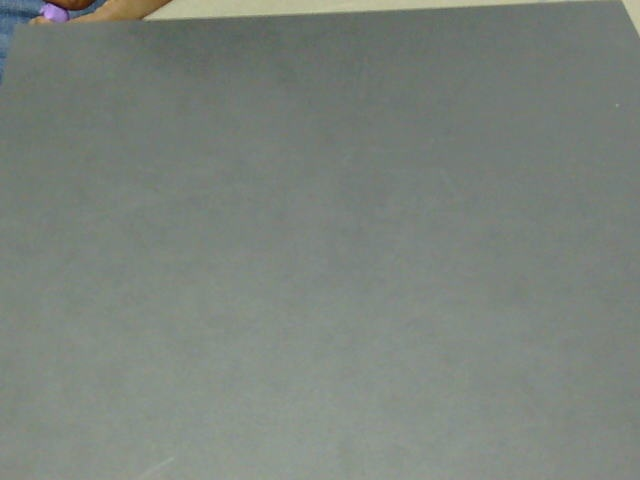
#> input picture evidence/M1/04_dataset_v1/dataset/test/images/empty_b157_1793614544376.jpg, 640 x 480 px, given as the content of the folder app/mydata_enc/enclosure_good, which was not available
$ python label_enclosure.py
#> lines starting #> are read from the running program, lines starting #| are printed output that depends on the picture; after the words box and inside, x2 and y2 are one past the last pixel; in counts of white or black regions, pixels touching at a corner belong together
#!/usr/bin/env python3
"""Auto-label the enclosure photos (white parts on a dark mat) and make a 70/20/10 split BY PLACEMENT.
Usage (from edge-vision/): .venv/bin/python tools/label_enclosure.py [--src app/mydata_enc] [--out training/enclosure_ds]
Method: white = high brightness + low saturation; morphology; one box per connected group of parts.
Class of every box = the class folder of the photo (enclosure_good / enclosure_defective). empty/ = no labels.
Frames with hands (skin pixels) are skipped: this method would box the hand. Touching parts become one group box.
Split: every photo is its own placement (block id in the file name); blocks are shuffled per class (seed 0) and split
70/20/10, so no two photos of the same placement end up in different splits. Everything is written to split.csv."""
import argparse, csv, glob, os, random, shutil
import cv2, numpy as np

CLASSES = ["enclosure_good", "enclosure_defective"]


def has_hand(img):
    hsv = cv2.cvtColor(img, cv2.COLOR_BGR2HSV)
    skin = ((hsv[..., 0] < 22) & (hsv[..., 1] > 70) & (hsv[..., 2] > 50) & (hsv[..., 2] < 230))
    skin[:30, :] = False
    return skin.mean() > 0.012


def find_boxes(img):
    H, W = img.shape[:2]
    hsv = cv2.cvtColor(img, cv2.COLOR_BGR2HSV)
    v = hsv[..., 2]
    thr = max(170, float(np.median(v[30:])) + 55)          # relative to this frame's mat brightness (glare/shadow safe)
    m = ((v > thr) & (hsv[..., 1] < 60)).astype(np.uint8) * 255
    m[:30, :] = 0                                   # beige table strip along the top edge
    m = cv2.morphologyEx(m, cv2.MORPH_CLOSE, np.ones((9, 9), np.uint8))
    m = cv2.morphologyEx(m, cv2.MORPH_OPEN, np.ones((5, 5), np.uint8))
    n, _, st, _ = cv2.connectedComponentsWithStats(m)
    out = []
    for i in range(1, n):
        x, y, w, h, a = st[i]
        if a < 1500 or a > 0.35 * W * H or max(w / h, h / w) > 6:
            continue
        if (x <= 2 or y <= 32 or x + w >= W - 2 or y + h >= H - 2) and min(w, h) < 60:
            continue                                  # thin sliver cut by the frame border
        if a / (w * h) < 0.30:                        # sparse blob = glare patch, not a solid part
            continue
        out.append((int(x), int(y), int(w), int(h)))
    return out


def dhash(img):
    g = cv2.resize(cv2.cvtColor(img, cv2.COLOR_BGR2GRAY), (9, 8), interpolation=cv2.INTER_AREA)
    return int("".join("1" if v else "0" for v in (g[:, 1:] > g[:, :-1]).flatten()), 2)


def groups(lst, near=6):
    """Union photos whose 64-bit dHash is within `near` bits: a group = one 'look', kept together in ONE split (no leakage)."""
    hs = [dhash(cv2.imread(f)) for f, _, _ in lst]
    par = list(range(len(lst)))
    def find(i):
        while par[i] != i:
            par[i] = par[par[i]]; i = par[i]
        return i
    for i in range(len(lst)):
        for j in range(i):
            if bin(hs[i] ^ hs[j]).count("1") <= near:
                par[find(i)] = find(j)
    g = {}
    for i in range(len(lst)):
        g.setdefault(find(i), []).append(i)
    return list(g.values())


def main():
    ap = argparse.ArgumentParser()
    ap.add_argument("--src", default="app/mydata_enc")
    ap.add_argument("--out", default="training/enclosure_ds")
    a = ap.parse_args()
    random.seed(0)
    rows, items = [], {c: [] for c in CLASSES + ["empty"]}
    for c in items:
        for f in sorted(glob.glob(f"{a.src}/{c}/*.jpg")):
            img = cv2.imread(f)
#> img is the input picture: shape (480, 640, 3); mean B, G, R 123.7, 131.1, 123.6
            blk = int(os.path.basename(f).split("_b")[1].split("_")[0])
            if has_hand(img):
#> in has_hand, `hsv = cv2.cvtColor(img, cv2.COLOR_BGR2HSV)`: hsv: shape (480, 640, 3); mean H, S, V 62.1, 18.8, 131.5
#> in has_hand, `skin = ((hsv[..., 0] < 22) & (hsv[..., 1] > 70) & (hsv[..., 2] > 50) &..`:
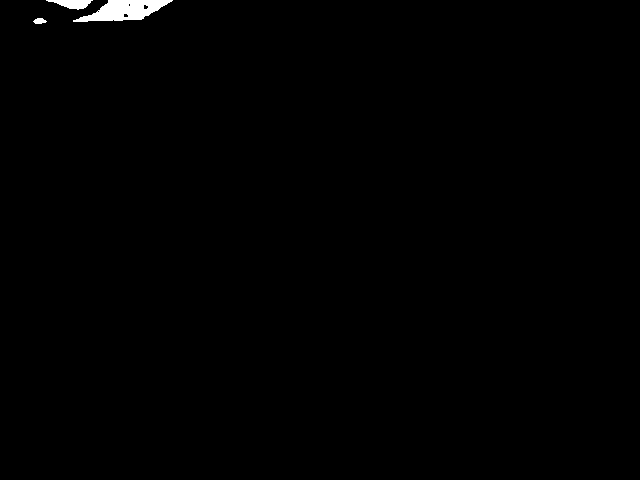
#> skin: shape (480, 640) bool; 0.52% white; 3 white regions, box (x1, y1, x2, y2) and area: (73, 0, 173, 22) 1261, (46, 0, 93, 10) 275, (33, 18, 47, 24) 60
#> in has_hand, `skin[:30, :] = False`: skin: shape (480, 640) bool; 0.52% of pixels changed, all inside (x1, y1, x2, y2) = (33, 0, 173, 24)
                rows.append([os.path.basename(f), c, blk, "skipped", "hand in frame"]); continue
            bx = [] if c == "empty" else find_boxes(img)
#> in find_boxes, `H, W = img.shape[:2]`: H = 480; W = 640
#> in find_boxes, `v = hsv[..., 2]`:
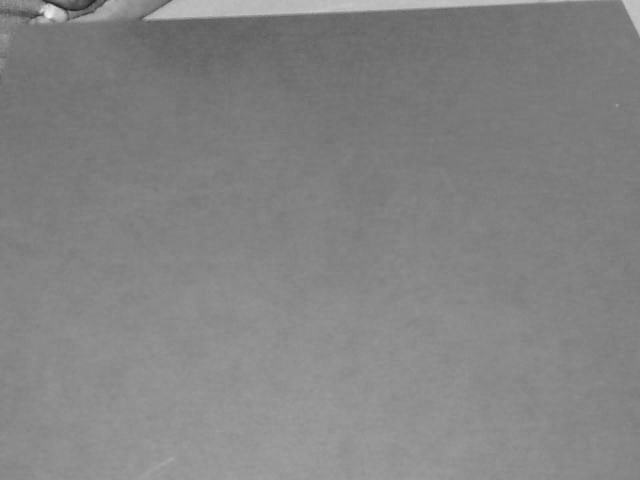
#> v: shape (480, 640); min 36, max 239, mean 131.5
#> in find_boxes, `thr = max(170, float(np.median(v[30:])) + 55)          # relative to t..`: thr = 186
#> in find_boxes, `m = ((v > thr) & (hsv[..., 1] < 60)).astype(np.uint8) * 255`:
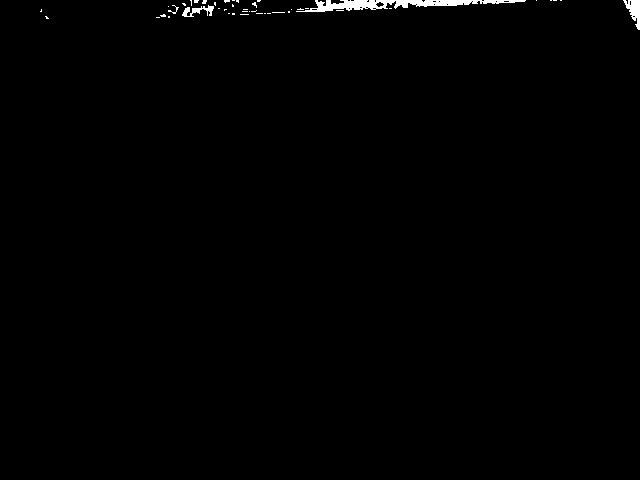
#> m: shape (480, 640); 0.63% white; 44 white regions (40 under 20 px), largest, box (x1, y1, x2, y2) and area: (296, 0, 526, 12) 1235, (623, 0, 640, 30) 257, (182, 5, 214, 17) 170, (168, 5, 179, 14) 27
#> in find_boxes, `n, _, st, _ = cv2.connectedComponentsWithStats(m)`: n = 1; st = [[0, 0, 640, 480, 307200]]
#> after the loop in find_boxes, `for i in range(1, n):`: out = []
#> bx = []
            if c != "empty" and not bx:
                rows.append([os.path.basename(f), c, blk, "skipped", "no part found"]); continue
            items[c].append((f, blk, bx))
    shutil.rmtree(a.out, ignore_errors=True)
    for c, lst in items.items():
        n = len(lst)
        if c == "empty":                                   # empty mat: all alike by design, random split
            random.shuffle(lst); grp = [[i] for i in range(n)]
        else:
            grp = groups(lst); random.shuffle(grp); grp.sort(key=lambda g: -len(g))
        sp_of, cnt, tgt = {}, {"train": 0, "val": 0, "test": 0}, {"train": 0.7, "val": 0.2, "test": 0.1}
        for g in grp:                                      # each group goes to the split furthest below its 70/20/10 share
            sp = max(tgt, key=lambda s_: tgt[s_] * n - cnt[s_])
            for i in g:
                sp_of[i] = sp
            cnt[sp] += len(g)
        for k, (f, blk, bx) in enumerate(lst):
            sp = sp_of[k]
            os.makedirs(f"{a.out}/{sp}/images", exist_ok=True); os.makedirs(f"{a.out}/{sp}/labels", exist_ok=True)
            base = os.path.splitext(os.path.basename(f))[0]
            shutil.copy(f, f"{a.out}/{sp}/images/{base}.jpg")
            H, W = cv2.imread(f).shape[:2]
            with open(f"{a.out}/{sp}/labels/{base}.txt", "w") as fh:
                for x, y, w, h in bx:
                    fh.write(f"{CLASSES.index(c)} {(x + w / 2) / W:.6f} {(y + h / 2) / H:.6f} {w / W:.6f} {h / H:.6f}\n")
            rows.append([os.path.basename(f), c, blk, sp, f"{len(bx)} boxes"])
    with open(f"{a.out}/split.csv", "w", newline="") as fh:
        w = csv.writer(fh); w.writerow(["file", "class", "block", "split", "note"]); w.writerows(rows)
    with open(f"{a.out}/data.yaml", "w") as fh:
        fh.write(f"path: {os.path.abspath(a.out)}\ntrain: train/images\nval: val/images\ntest: test/images\nnames:\n" +
                 "".join(f"  {i}: {c}\n" for i, c in enumerate(CLASSES)))
    from collections import Counter
    print(Counter((r[3], r[1]) for r in rows))
#| Counter({('skipped', 'enclosure_good'): 1, ('skipped', 'enclosure_defective'): 1, ('train', 'empty'): 1})


if __name__ == "__main__":
    main()
